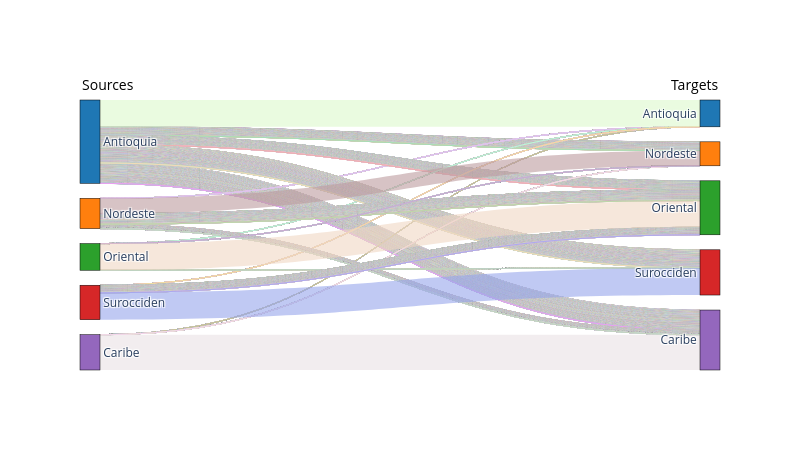

Notebook cell for this chart:
### Code cell
dispatch_tx = pd.read_csv(model_outputs_path+'DispatchTx.csv')

sw.dispatch.plot_sankey(dispatch_tx, model_inputs_path, model_outputs_path)

### Figure 1 — Plotly figure (JSON) as saved in the notebook; plotly's stock layout.template omitted (floating-point values rounded to 4 significant figures; data arrays with more than 128 entries replaced by an {"elided": "..."} marker saying what was removed)
{"data": [{"link": {"color": {"elided": "34949 str values"}, "source": {"elided": "34949 int values"}, "target": {"elided": "34949 int values"}, "value": {"elided": "34949 float values"}}, "node": {"color": ["#1f77b4", "#ff7f0e", "#2ca02c", "#d62728", "#9467bd", "#1f77b4", "#ff7f0e", "#2ca02c", "#d62728", "#9467bd"], "label": ["Antioquia", "Nordeste", "Oriental", "Surocciden", "Caribe", "Antioquia", "Nordeste", "Oriental", "Surocciden", "Caribe"], "line": {"color": "black", "width": 0.5}, "pad": 15, "thickness": 20}, "type": "sankey"}], "layout": {"annotations": [{"font": {"color": "black", "size": 14}, "showarrow": false, "text": "Sources", "x": 0, "xref": "paper", "y": 1.1, "yref": "paper"}, {"font": {"color": "black", "size": 14}, "showarrow": false, "text": "Targets", "x": 1, "xref": "paper", "y": 1.1, "yref": "paper"}], "height": 450, "width": 800}}
